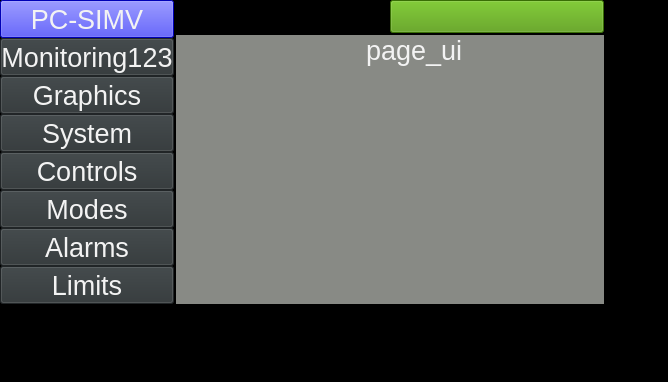
<?xml version="1.0" encoding="UTF-8"?>
<ui version="4.0">
 <class>MainWindow</class>
 <widget class="QMainWindow" name="MainWindow">
  <property name="geometry">
   <rect>
    <x>0</x>
    <y>0</y>
    <width>668</width>
    <height>382</height>
   </rect>
  </property>
  <property name="windowTitle">
   <string>MainWindow</string>
  </property>
  <property name="styleSheet">
   <string notr="true">background-color:black;
font-size: 20pt;
    /*font-weight: bold;*/
    color: rgb(243, 243, 243);
/*margin:2;*/
    /*background-color:rgb(136, 138, 133)*/</string>
  </property>
  <widget class="QWidget" name="centralwidget">
   <property name="enabled">
    <bool>true</bool>
   </property>
   <property name="sizePolicy">
    <sizepolicy hsizetype="Fixed" vsizetype="Fixed">
     <horstretch>0</horstretch>
     <verstretch>0</verstretch>
    </sizepolicy>
   </property>
   <property name="styleSheet">
    <string notr="true">margin:0;</string>
   </property>
   <layout class="QVBoxLayout" name="verticalLayout_4">
    <property name="spacing">
     <number>0</number>
    </property>
    <property name="leftMargin">
     <number>0</number>
    </property>
    <property name="topMargin">
     <number>0</number>
    </property>
    <property name="rightMargin">
     <number>0</number>
    </property>
    <property name="bottomMargin">
     <number>0</number>
    </property>
    <item>
     <layout class="QVBoxLayout" name="verticalLayout_3" stretch="16,2">
      <property name="spacing">
       <number>0</number>
      </property>
      <property name="bottomMargin">
       <number>2</number>
      </property>
      <item>
       <layout class="QHBoxLayout" name="horizontalLayout" stretch="3,20,3">
        <property name="spacing">
         <number>2</number>
        </property>
        <property name="bottomMargin">
         <number>2</number>
        </property>
        <item>
         <layout class="QVBoxLayout" name="verticalLayout" stretch="10,10,10,10,10,10,10,10">
          <property name="spacing">
           <number>0</number>
          </property>
          <item>
           <widget class="QPushButton" name="pushButton">
            <property name="sizePolicy">
             <sizepolicy hsizetype="Preferred" vsizetype="Preferred">
              <horstretch>0</horstretch>
              <verstretch>0</verstretch>
             </sizepolicy>
            </property>
            <property name="font">
             <font>
              <pointsize>20</pointsize>
             </font>
            </property>
            <property name="styleSheet">
             <string notr="true">background-color:rgb(0, 0, 255);</string>
            </property>
            <property name="text">
             <string>PC-SIMV</string>
            </property>
           </widget>
          </item>
          <item>
           <widget class="QPushButton" name="pushButton_monitoring">
            <property name="sizePolicy">
             <sizepolicy hsizetype="Preferred" vsizetype="Preferred">
              <horstretch>0</horstretch>
              <verstretch>0</verstretch>
             </sizepolicy>
            </property>
            <property name="styleSheet">
             <string notr="true">background-color:rgb(46, 52, 54);</string>
            </property>
            <property name="text">
             <string>Monitoring123</string>
            </property>
           </widget>
          </item>
          <item>
           <widget class="QPushButton" name="pushButton_graphics">
            <property name="sizePolicy">
             <sizepolicy hsizetype="Preferred" vsizetype="Preferred">
              <horstretch>0</horstretch>
              <verstretch>0</verstretch>
             </sizepolicy>
            </property>
            <property name="styleSheet">
             <string notr="true">background-color:rgb(46, 52, 54);</string>
            </property>
            <property name="text">
             <string>Graphics</string>
            </property>
           </widget>
          </item>
          <item>
           <widget class="QPushButton" name="pushButton_system">
            <property name="sizePolicy">
             <sizepolicy hsizetype="Preferred" vsizetype="Preferred">
              <horstretch>0</horstretch>
              <verstretch>0</verstretch>
             </sizepolicy>
            </property>
            <property name="styleSheet">
             <string notr="true">background-color:rgb(46, 52, 54);</string>
            </property>
            <property name="text">
             <string>System</string>
            </property>
           </widget>
          </item>
          <item>
           <widget class="QPushButton" name="pushButton_controls">
            <property name="sizePolicy">
             <sizepolicy hsizetype="Preferred" vsizetype="Preferred">
              <horstretch>0</horstretch>
              <verstretch>0</verstretch>
             </sizepolicy>
            </property>
            <property name="styleSheet">
             <string notr="true">background-color:rgb(46, 52, 54);</string>
            </property>
            <property name="text">
             <string>Controls</string>
            </property>
           </widget>
          </item>
          <item>
           <widget class="QPushButton" name="pushButton_modes">
            <property name="sizePolicy">
             <sizepolicy hsizetype="Preferred" vsizetype="Preferred">
              <horstretch>0</horstretch>
              <verstretch>0</verstretch>
             </sizepolicy>
            </property>
            <property name="styleSheet">
             <string notr="true">background-color:rgb(46, 52, 54);</string>
            </property>
            <property name="text">
             <string>Modes</string>
            </property>
           </widget>
          </item>
          <item>
           <widget class="QPushButton" name="pushButton_alarms">
            <property name="sizePolicy">
             <sizepolicy hsizetype="Preferred" vsizetype="Preferred">
              <horstretch>0</horstretch>
              <verstretch>0</verstretch>
             </sizepolicy>
            </property>
            <property name="styleSheet">
             <string notr="true">background-color:rgb(46, 52, 54);</string>
            </property>
            <property name="text">
             <string>Alarms</string>
            </property>
           </widget>
          </item>
          <item>
           <widget class="QPushButton" name="pushButton_limits">
            <property name="sizePolicy">
             <sizepolicy hsizetype="Preferred" vsizetype="Preferred">
              <horstretch>0</horstretch>
              <verstretch>0</verstretch>
             </sizepolicy>
            </property>
            <property name="styleSheet">
             <string notr="true">background-color:rgb(46, 52, 54);</string>
            </property>
            <property name="text">
             <string>Limits</string>
            </property>
           </widget>
          </item>
         </layout>
        </item>
        <item>
         <layout class="QVBoxLayout" name="verticalLayout_2">
          <item>
           <layout class="QHBoxLayout" name="horizontalLayout_2" stretch="1,1,1,3">
            <property name="spacing">
             <number>0</number>
            </property>
            <item>
             <widget class="QLabel" name="label">
              <property name="styleSheet">
               <string notr="true">font-size:17px;</string>
              </property>
              <property name="text">
               <string/>
              </property>
              <property name="alignment">
               <set>Qt::AlignCenter</set>
              </property>
             </widget>
            </item>
            <item>
             <widget class="QLabel" name="label_7">
              <property name="text">
               <string/>
              </property>
             </widget>
            </item>
            <item>
             <widget class="QLabel" name="label_2">
              <property name="text">
               <string/>
              </property>
             </widget>
            </item>
            <item>
             <widget class="QPushButton" name="pushButton_2">
              <property name="sizePolicy">
               <sizepolicy hsizetype="Preferred" vsizetype="Preferred">
                <horstretch>0</horstretch>
                <verstretch>0</verstretch>
               </sizepolicy>
              </property>
              <property name="styleSheet">
               <string notr="true">background-color:rgb(78, 154, 6);</string>
              </property>
              <property name="text">
               <string/>
              </property>
             </widget>
            </item>
           </layout>
          </item>
          <item>
           <widget class="QStackedWidget" name="stackedWidget">
            <property name="styleSheet">
             <string notr="true">background-color:rgb(0, 0, 0);</string>
            </property>
            <widget class="naya_form" name="page">
             <property name="styleSheet">
              <string notr="true">background-color:rgb(136, 138, 133);</string>
             </property>
             <widget class="QLabel" name="label_3">
              <property name="geometry">
               <rect>
                <x>190</x>
                <y>0</y>
                <width>121</width>
                <height>31</height>
               </rect>
              </property>
              <property name="text">
               <string>page_ui</string>
              </property>
             </widget>
            </widget>
            <widget class="QWidget" name="page_2">
             <widget class="QLabel" name="label_4">
              <property name="geometry">
               <rect>
                <x>130</x>
                <y>0</y>
                <width>141</width>
                <height>71</height>
               </rect>
              </property>
              <property name="text">
               <string>page_2_ui</string>
              </property>
             </widget>
            </widget>
            <widget class="volumeChart" name="page_3">
             <widget class="QLabel" name="label_5">
              <property name="geometry">
               <rect>
                <x>130</x>
                <y>20</y>
                <width>131</width>
                <height>31</height>
               </rect>
              </property>
              <property name="text">
               <string>page_3_ui</string>
              </property>
             </widget>
            </widget>
            <widget class="ecg" name="limits">
             <property name="styleSheet">
              <string notr="true">background-color:black;</string>
             </property>
            </widget>
           </widget>
          </item>
         </layout>
        </item>
        <item>
         <layout class="QVBoxLayout" name="verticalLayout_7">
          <property name="spacing">
           <number>0</number>
          </property>
         </layout>
        </item>
       </layout>
      </item>
      <item>
       <layout class="QHBoxLayout" name="horizontalLayout_4">
        <property name="topMargin">
         <number>0</number>
        </property>
       </layout>
      </item>
     </layout>
    </item>
   </layout>
  </widget>
  <widget class="QMenuBar" name="menubar">
   <property name="geometry">
    <rect>
     <x>0</x>
     <y>0</y>
     <width>668</width>
     <height>37</height>
    </rect>
   </property>
  </widget>
  <widget class="QStatusBar" name="statusbar"/>
 </widget>
 <customwidgets>
  <customwidget>
   <class>naya_form</class>
   <extends>QWidget</extends>
   <header location="global">naya_form.h</header>
   <container>1</container>
  </customwidget>
  <customwidget>
   <class>volumeChart</class>
   <extends>QWidget</extends>
   <header location="global">volumechart.h</header>
   <container>1</container>
  </customwidget>
  <customwidget>
   <class>ecg</class>
   <extends>QWidget</extends>
   <header>ecg.h</header>
   <container>1</container>
  </customwidget>
 </customwidgets>
 <resources/>
 <connections/>
</ui>
